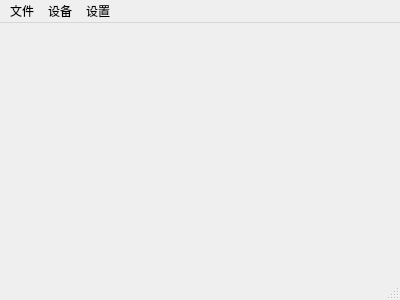
<?xml version="1.0" encoding="UTF-8"?>
<ui version="4.0">
 <class>MainWindow</class>
 <widget class="QMainWindow" name="MainWindow">
  <property name="geometry">
   <rect>
    <x>0</x>
    <y>0</y>
    <width>400</width>
    <height>300</height>
   </rect>
  </property>
  <property name="windowTitle">
   <string>实时视频服务器</string>
  </property>
  <widget class="QWidget" name="centralWidget">
   <layout class="QGridLayout" name="gridLayout"/>
  </widget>
  <widget class="QMenuBar" name="menuBar">
   <property name="geometry">
    <rect>
     <x>0</x>
     <y>0</y>
     <width>400</width>
     <height>23</height>
    </rect>
   </property>
   <widget class="QMenu" name="menuDevice">
    <property name="title">
     <string>设备</string>
    </property>
    <widget class="QMenu" name="menuDevice_List">
     <property name="title">
      <string>设备列表</string>
     </property>
    </widget>
    <addaction name="actionStart_Device"/>
    <addaction name="actionStop_Device"/>
    <addaction name="separator"/>
    <addaction name="menuDevice_List"/>
   </widget>
   <widget class="QMenu" name="menuSettings">
    <property name="title">
     <string>设置</string>
    </property>
    <addaction name="actionCodec_settings"/>
    <addaction name="actionNetwork_settings"/>
   </widget>
   <widget class="QMenu" name="menu">
    <property name="title">
     <string>文件</string>
    </property>
    <addaction name="actionOpen_File"/>
   </widget>
   <addaction name="menu"/>
   <addaction name="menuDevice"/>
   <addaction name="menuSettings"/>
  </widget>
  <widget class="QStatusBar" name="statusBar"/>
  <action name="actionStart_Device">
   <property name="text">
    <string>启动设备</string>
   </property>
  </action>
  <action name="actionStop_Device">
   <property name="enabled">
    <bool>false</bool>
   </property>
   <property name="text">
    <string>停止设备</string>
   </property>
  </action>
  <action name="actionCodec_settings">
   <property name="text">
    <string>编码设置</string>
   </property>
  </action>
  <action name="actionNetwork_settings">
   <property name="text">
    <string>网络设置</string>
   </property>
  </action>
  <action name="action_DeviceList">
   <property name="text">
    <string>设备列表</string>
   </property>
  </action>
  <action name="actionOpen_File">
   <property name="checkable">
    <bool>true</bool>
   </property>
   <property name="text">
    <string>打开文件</string>
   </property>
  </action>
 </widget>
 <layoutdefault spacing="6" margin="11"/>
 <resources/>
 <connections/>
</ui>
